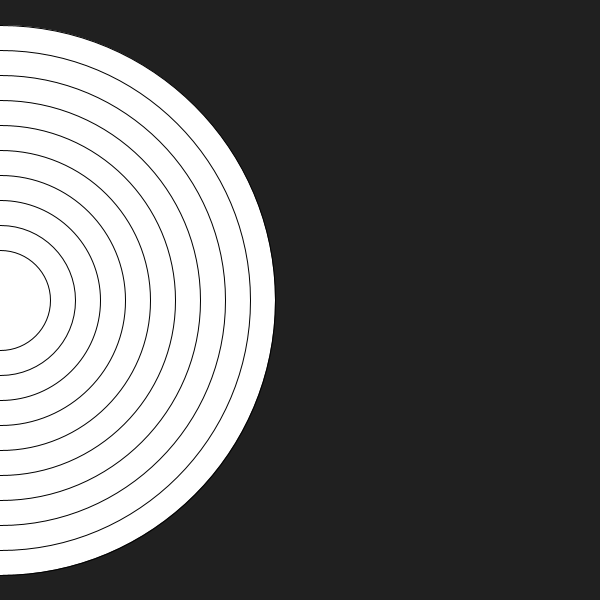
Frame 1 (no input)
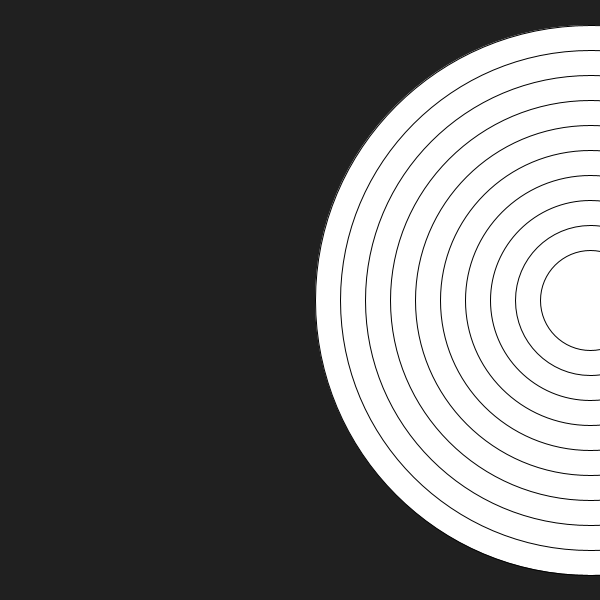
Frame 60 (the mouse pressed at the canvas centre just before this capture)
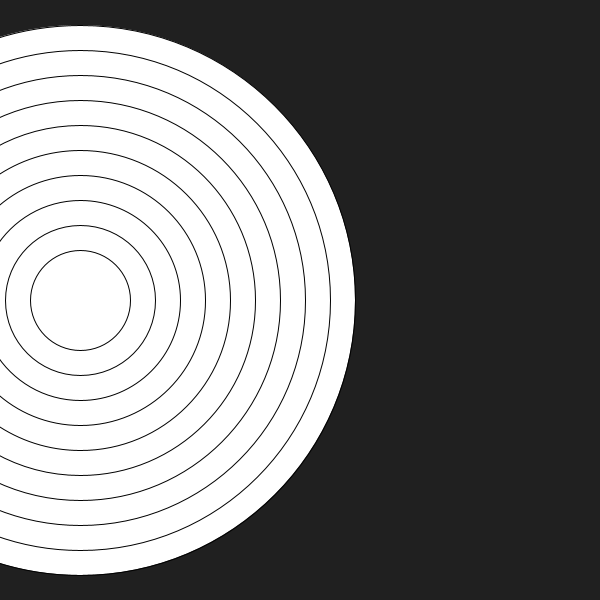
Frame 120 (the mouse held since frame 60 and released just before this capture)

The Processing sketch that drew these frames (run headless with seeded random() and noise(); from frame 60 on, the mouse is pressed at the canvas centre):

// Processing sketch: moving_concentric
// ── moving_concentric.pde
//Concentric Circles the Hard Way
//Demo for SAIC, Core Studio with Steve Amos

/* 
1.Make a series of concentric circles that decrease in size as they approach the center.
2. The circumference of the first ellipse should be 50px less than display width
3. The steps should be even increments of 50px and continue until you reach the center.
*/

// this time we will use a for loop to draw 

int x = 0;
int y = 300;

void setup() {
  
  size(600, 600);
  background(#202020);
  smooth();
  frameRate(24);
  
}

void draw()  {
  
  background(#202020);

  for (int a = width-50; a > 50; a = a - 50) {
    ellipse(x, y, a, a);
  }
  
  x = x + 10;
  
  if (x > width + 250){
    x = -250;
  }
  
}
